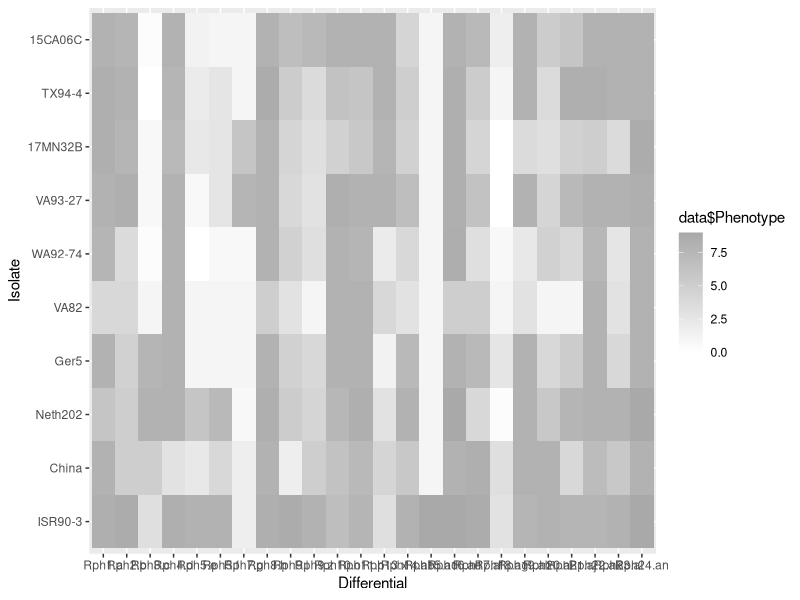

This chart was generated by the following R code:
library(ggplot2)
library(dplyr)
library(forcats)
data<-read.table("phenotype.txt", header=TRUE)
postscript("phenotype.eps", width=6, height=6, horizontal = FALSE,
           onefile = FALSE, paper = "special")
p <- data %>% mutate(Isolate = fct_relevel(Isolate, "ISR90-3", "China", "Neth202", "Ger5", "VA82", "WA92-74", "VA93-27", "17MN32B", "TX94-4", "15CA06C")) %>% mutate(Differential = fct_relevel(Differential, "Rph1.a", "Rph2.b", "Rph3.c", "Rph4.d", "Rph5.e", "Rph5.f", "Rph7.g", "Rph8.h", "Rph9.i", "Rph9.z", "Rph10.o", "Rph11.p", "Rph13.x", "Rph14.ab", "Rph15.ad")) %>% ggplot( aes(x=Differential, y=Isolate, fill=data$Phenotype)) + geom_tile() + scale_fill_gradient(low="white", high="dark gray")
p
dev.off()
